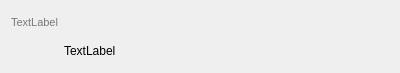
<?xml version="1.0" encoding="UTF-8"?>
<ui version="4.0">
 <class>RecordItemWidget</class>
 <widget class="QWidget" name="RecordItemWidget">
  <property name="geometry">
   <rect>
    <x>0</x>
    <y>0</y>
    <width>400</width>
    <height>73</height>
   </rect>
  </property>
  <property name="windowTitle">
   <string>Form</string>
  </property>
  <layout class="QVBoxLayout" name="verticalLayout_2">
   <item>
    <widget class="QLabel" name="nameLb">
     <property name="font">
      <font>
       <pointsize>8</pointsize>
      </font>
     </property>
     <property name="styleSheet">
      <string notr="true">color: rgb(121, 121, 121)</string>
     </property>
     <property name="text">
      <string>TextLabel</string>
     </property>
    </widget>
   </item>
   <item>
    <layout class="QHBoxLayout" name="horizontalLayout" stretch="1,7">
     <item>
      <widget class="QPushButton" name="playBtn">
       <property name="styleSheet">
        <string notr="true">border: none</string>
       </property>
       <property name="text">
        <string/>
       </property>
       <property name="icon">
        <iconset resource="../icons.qrc">
         <normaloff>:/icons/play.png</normaloff>:/icons/play.png</iconset>
       </property>
       <property name="iconSize">
        <size>
         <width>20</width>
         <height>20</height>
        </size>
       </property>
      </widget>
     </item>
     <item>
      <layout class="QVBoxLayout" name="verticalLayout">
       <item>
        <widget class="QLabel" name="timeLb">
         <property name="text">
          <string>TextLabel</string>
         </property>
        </widget>
       </item>
      </layout>
     </item>
    </layout>
   </item>
  </layout>
 </widget>
 <resources>
  <include location="../icons.qrc"/>
 </resources>
 <connections/>
</ui>
